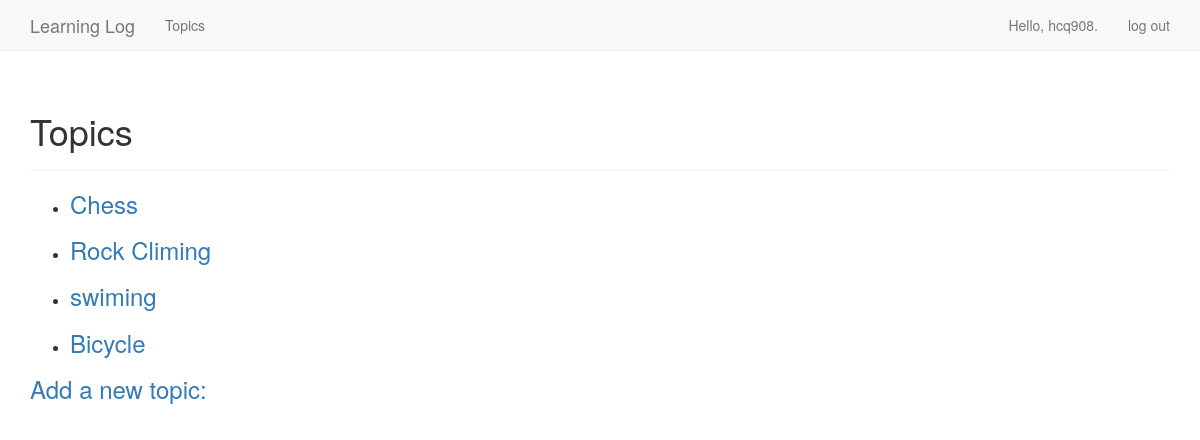
The app's page /topics/ (signed in) with its own data.
### learningApp/models.py (models this page shows)
class Topic(models.Model):
    text = models.CharField(max_length=200)
    data_added = models.DateTimeField(auto_now_add=True) #自动设置为当前时间
    owner = models.ForeignKey(User, on_delete=models.CASCADE,)
    def __str__(self): #默认使用此属性显示Topic类的信息
        return self.text

### learningApp/views.py (the view)
# urls.py: re_path(r'^topics/$', views.topics, name='topics'),
@login_required #需要先登录
def topics(request):
    topics = Topic.objects.filter(owner=request.user).order_by('data_added')
    context = {'topics': topics}
    return render(request, 'learningApp/topics.html', context)

### learningApp/templates/learningApp/topics.html
{% extends 'learningApp/base.html' %}
{% block header %}
    <h1>Topics</h1>
{% endblock header %}
{% block content %}
  <ul>
    {% for topic in topics %}
      <li>
          <h3>
             <a href="{% url 'learningApp:topic' topic.id %}">{{ topic }}</a>
          </h3>
      </li>
    {% empty %}
      <li>No topics have been added yet.</li>
    {% endfor %}
  </ul>
    <h3><a href="{% url 'learningApp:new_topic' %}">Add a new topic:</a></h3>
 {% endblock content %}

### learningApp/templates/learningApp/base.html (shortened to what this page needs)
{% load bootstrap3 %}
<!DOCTYPE html>
<html lang="'en">
    <head>
        {% bootstrap_css %}
    </head>
    <body>
        <nav class="navbar navbar-default navbar-static-top">
            <div class="container">
                <div class="navbar-header">
                    <a class="navbar-brand" href="{% url 'learningApp:index' %}">Learning Log</a>
                </div>
                <div id="navbar" class="navbar-collapse collapse">
                    <ul class="nav navbar-nav">
                        <li>
                            <a href="{% url 'learningApp:topics' %}">Topics</a>
                        </li>
                    </ul>
                    <ul class="nav navbar-nav navbar-right">
                        {% if user.is_authenticated %}
                            <li><a>Hello, {{ user.username }}.</a></li>
                            <li><a href="{% url 'users:logout' %}">log out</a></li>
                        {% else %}
                            <li><a href="{% url 'users:register' %}">register</a></li>
                            <li><a href="{% url 'users:login' %}">log in</a></li>
                        {% endif %}
                    </ul>
                </div>
            </div>
        </nav>
        <div class="container">
            <div class="page-header">
                {% block header %} {% endblock header %}
            </div>
            <div >
                {% block content %} {% endblock content %}
            </div>
        </div>
    </body>
</html>

### records on screen
Topic: text "Chess"
Topic: text "Rock Climing"
Topic: text "swiming"
Topic: text "Bicycle"

### other values on screen
{{ user.username }} "hcq908"
